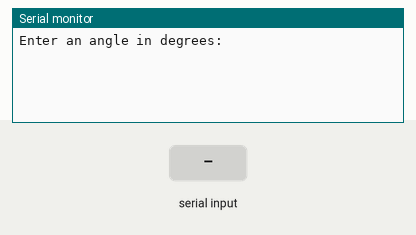
Simulated run of this sketch. Board: ESP32. Shown: the last lines printed to the serial monitor. Inputs (shaded band) come from the test bench.

Above: at 1.2 s.
1.3 s: "1\n" received over Serial
At 2.5 s:
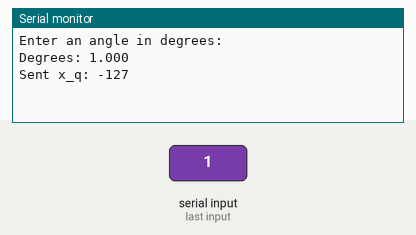
2.8 s: "1\n" received over the second serial link
At 3.8 s:
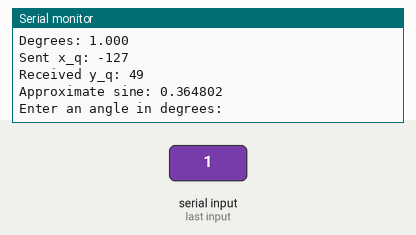
4.3 s: "0\n" received over Serial
At 5.0 s:
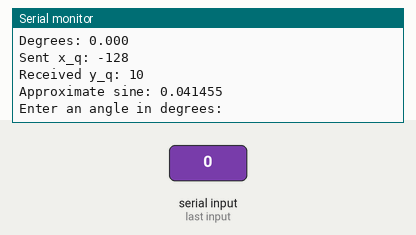

Measured:
- after the input at 1.3 s, the serial monitor: prints a new line at once (image 1)
- after the input at 2.8 s, the serial monitor: prints a new line at once (image 2)
- after the input at 4.3 s, the serial monitor: prints a new line at once (image 3)

The sketch:

sketch_sep6a.ino
```cpp
HardwareSerial NexysA7_UART(2);

const float INPUT_SCALE = 0.024480115622282028f;
const int INPUT_ZERO_POINT = -128;

const float OUTPUT_SCALE = 0.008290956728160381f;
const int OUTPUT_ZERO_POINT = 5;

bool waiting_for_response = false;

void setup()
{
    Serial.begin(115200);
    NexysA7_UART.begin(115200, SERIAL_8N1, 25, 26);

    Serial.println("Enter an angle in degrees:");
}

void loop()
{
    if(Serial.available() && !waiting_for_response)
    {
        String input = Serial.readStringUntil('\n');
        input.trim();

        char *end_pointer;
        float degrees = strtof(input.c_str(), &end_pointer);

        if(end_pointer != input.c_str() && *end_pointer == '\0')
        {
            degrees = fmodf(degrees, 360.0f);
            if(degrees < 0.0f) degrees += 360.0f;

            float radians = degrees * PI / 180.0f;
            long quantized = lroundf(radians / INPUT_SCALE) + INPUT_ZERO_POINT;

            if(quantized < -128) quantized = -128;
            if(quantized > 127) quantized = 127;

            int8_t x_q = (int8_t)quantized;
            NexysA7_UART.write((uint8_t)x_q);
            waiting_for_response = true;

            Serial.print("Degrees: ");
            Serial.println(degrees, 3);
            Serial.print("Sent x_q: ");
            Serial.println((int)x_q);
        }
        else
        {
            Serial.println("Invalid input.");
            Serial.println("Enter an angle in degrees:");
        }
    }

    if(NexysA7_UART.available() && waiting_for_response)
    {
        uint8_t received = NexysA7_UART.read();
        int8_t y_q = (int8_t)received;
        float sine_approximation = OUTPUT_SCALE * ((int)y_q - OUTPUT_ZERO_POINT);

        Serial.print("Received y_q: ");
        Serial.println((int)y_q);
        Serial.print("Approximate sine: ");
        Serial.println(sine_approximation, 6);
        Serial.println();
        Serial.println("Enter an angle in degrees:");

        waiting_for_response = false;
    }
}
```
